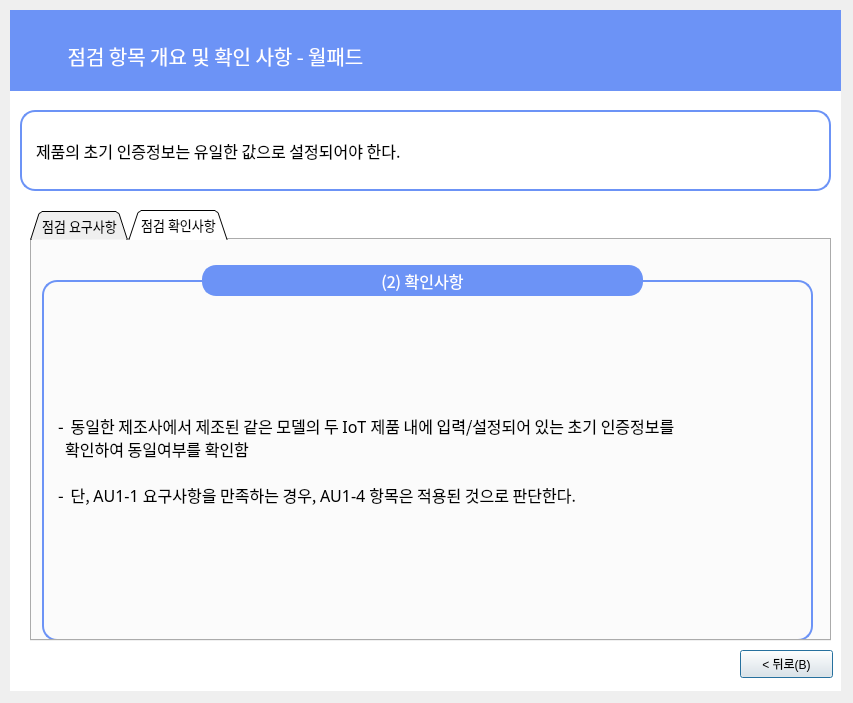
<?xml version="1.0" encoding="UTF-8"?>
<ui version="4.0">
 <class>Dialog</class>
 <widget class="QDialog" name="Dialog">
  <property name="geometry">
   <rect>
    <x>0</x>
    <y>0</y>
    <width>853</width>
    <height>703</height>
   </rect>
  </property>
  <property name="windowTitle">
   <string>Dialog</string>
  </property>
  <widget class="QLabel" name="label_6">
   <property name="geometry">
    <rect>
     <x>10</x>
     <y>10</y>
     <width>831</width>
     <height>681</height>
    </rect>
   </property>
   <property name="font">
    <font>
     <family>Gmarket Sans TTF</family>
     <pointsize>16</pointsize>
     <weight>50</weight>
     <bold>false</bold>
     <kerning>true</kerning>
    </font>
   </property>
   <property name="autoFillBackground">
    <bool>false</bool>
   </property>
   <property name="styleSheet">
    <string notr="true">background-color: rgb(255,255,255);
border-color: rgb(0, 0, 0);</string>
   </property>
   <property name="text">
    <string/>
   </property>
   <property name="scaledContents">
    <bool>false</bool>
   </property>
   <property name="alignment">
    <set>Qt::AlignCenter</set>
   </property>
  </widget>
  <widget class="QLabel" name="label_7">
   <property name="geometry">
    <rect>
     <x>10</x>
     <y>10</y>
     <width>831</width>
     <height>81</height>
    </rect>
   </property>
   <property name="font">
    <font>
     <family>Gmarket Sans TTF</family>
     <pointsize>11</pointsize>
     <weight>50</weight>
     <bold>false</bold>
     <kerning>true</kerning>
    </font>
   </property>
   <property name="autoFillBackground">
    <bool>false</bool>
   </property>
   <property name="styleSheet">
    <string notr="true">background-color: rgb(108, 147, 246);
border-color: rgb(0, 0, 0);</string>
   </property>
   <property name="text">
    <string/>
   </property>
   <property name="scaledContents">
    <bool>false</bool>
   </property>
  </widget>
  <widget class="QLabel" name="label_8">
   <property name="geometry">
    <rect>
     <x>10</x>
     <y>30</y>
     <width>411</width>
     <height>51</height>
    </rect>
   </property>
   <property name="font">
    <font>
     <family>AppleSDGothicNeoM00</family>
     <pointsize>15</pointsize>
    </font>
   </property>
   <property name="styleSheet">
    <string notr="true">color : rgb(255, 255, 255)</string>
   </property>
   <property name="text">
    <string>점검 항목 개요 및 확인 사항 - 월패드</string>
   </property>
   <property name="alignment">
    <set>Qt::AlignCenter</set>
   </property>
  </widget>
  <widget class="QLabel" name="label_9">
   <property name="geometry">
    <rect>
     <x>20</x>
     <y>110</y>
     <width>811</width>
     <height>81</height>
    </rect>
   </property>
   <property name="font">
    <font>
     <family>AppleSDGothicNeoM00</family>
     <pointsize>12</pointsize>
     <weight>50</weight>
     <bold>false</bold>
     <kerning>true</kerning>
    </font>
   </property>
   <property name="autoFillBackground">
    <bool>false</bool>
   </property>
   <property name="styleSheet">
    <string notr="true">background-color : rgb(255, 255, 255);
padding-left:10px;
border: 2px solid rgb(108, 147, 246);
border-radius:15px</string>
   </property>
   <property name="text">
    <string>제품의 초기 인증정보는 유일한 값으로 설정되어야 한다.</string>
   </property>
   <property name="scaledContents">
    <bool>false</bool>
   </property>
  </widget>
  <widget class="QPushButton" name="pushButton_4">
   <property name="geometry">
    <rect>
     <x>740</x>
     <y>650</y>
     <width>93</width>
     <height>28</height>
    </rect>
   </property>
   <property name="text">
    <string>&lt; 뒤로(B)</string>
   </property>
  </widget>
  <widget class="QTabWidget" name="tabWidget">
   <property name="geometry">
    <rect>
     <x>30</x>
     <y>210</y>
     <width>801</width>
     <height>431</height>
    </rect>
   </property>
   <property name="font">
    <font>
     <family>AppleSDGothicNeoM00</family>
     <pointsize>10</pointsize>
    </font>
   </property>
   <property name="contextMenuPolicy">
    <enum>Qt::DefaultContextMenu</enum>
   </property>
   <property name="styleSheet">
    <string notr="true"/>
   </property>
   <property name="tabShape">
    <enum>QTabWidget::Triangular</enum>
   </property>
   <property name="currentIndex">
    <number>1</number>
   </property>
   <property name="elideMode">
    <enum>Qt::ElideNone</enum>
   </property>
   <property name="tabBarAutoHide">
    <bool>false</bool>
   </property>
   <widget class="QWidget" name="tab">
    <attribute name="title">
     <string>점검 요구사항</string>
    </attribute>
    <widget class="QLabel" name="label_21">
     <property name="geometry">
      <rect>
       <x>10</x>
       <y>40</y>
       <width>771</width>
       <height>361</height>
      </rect>
     </property>
     <property name="font">
      <font>
       <family>AppleSDGothicNeoM00</family>
       <pointsize>12</pointsize>
      </font>
     </property>
     <property name="styleSheet">
      <string notr="true">

border: 2px solid rgb(108, 147, 246);
border-radius:15px;
padding-left:10px</string>
     </property>
     <property name="text">
      <string>- ‌ 초기 인증정보를 사용하는 IoT 제품의 경우, 제품별로 서로 다른 초기 인증정보를
    가지고 있어야 함

- ‌ 제조사는 IoT 제품에 불필요한 계정(예, guest 등)을 생성하여 배포하지 않아야 함</string>
     </property>
    </widget>
    <widget class="QLabel" name="label_3">
     <property name="geometry">
      <rect>
       <x>160</x>
       <y>0</y>
       <width>461</width>
       <height>81</height>
      </rect>
     </property>
     <property name="font">
      <font>
       <family>AppleSDGothicNeoM00</family>
       <pointsize>12</pointsize>
      </font>
     </property>
     <property name="styleSheet">
      <string notr="true">background-color : rgb(108, 147, 246);
color : rgb(255, 255, 255);
border: 2px solid rgb(108, 147, 246);
margin-left:10px;
margin-right:10px;
margin-top:25px;
margin-bottom:25px;
border-radius:14px
</string>
     </property>
     <property name="text">
      <string>(1) 요구사항</string>
     </property>
     <property name="alignment">
      <set>Qt::AlignCenter</set>
     </property>
    </widget>
   </widget>
   <widget class="QWidget" name="tab_2">
    <attribute name="title">
     <string>점검 확인사항</string>
    </attribute>
    <widget class="QLabel" name="label_22">
     <property name="geometry">
      <rect>
       <x>10</x>
       <y>40</y>
       <width>771</width>
       <height>361</height>
      </rect>
     </property>
     <property name="font">
      <font>
       <family>AppleSDGothicNeoM00</family>
       <pointsize>12</pointsize>
      </font>
     </property>
     <property name="styleSheet">
      <string notr="true">

border: 2px solid rgb(108, 147, 246);
border-radius:15px;
padding-left:10px</string>
     </property>
     <property name="text">
      <string>- ‌ 동일한 제조사에서 제조된 같은 모델의 두 IoT 제품 내에 입력/설정되어 있는 초기 인증정보를
  확인하여 동일여부를 확인함

- ‌ 단, AU1-1 요구사항을 만족하는 경우, AU1-4 항목은 적용된 것으로 판단한다.</string>
     </property>
    </widget>
    <widget class="QLabel" name="label_4">
     <property name="geometry">
      <rect>
       <x>160</x>
       <y>0</y>
       <width>461</width>
       <height>81</height>
      </rect>
     </property>
     <property name="font">
      <font>
       <family>AppleSDGothicNeoM00</family>
       <pointsize>12</pointsize>
      </font>
     </property>
     <property name="styleSheet">
      <string notr="true">background-color : rgb(108, 147, 246);
color : rgb(255, 255, 255);
border: 2px solid rgb(108, 147, 246);
margin-left:10px;
margin-right:10px;
margin-top:25px;
margin-bottom:25px;
border-radius:14px
</string>
     </property>
     <property name="text">
      <string>(2) 확인사항</string>
     </property>
     <property name="alignment">
      <set>Qt::AlignCenter</set>
     </property>
    </widget>
   </widget>
  </widget>
 </widget>
 <resources/>
 <connections/>
</ui>
